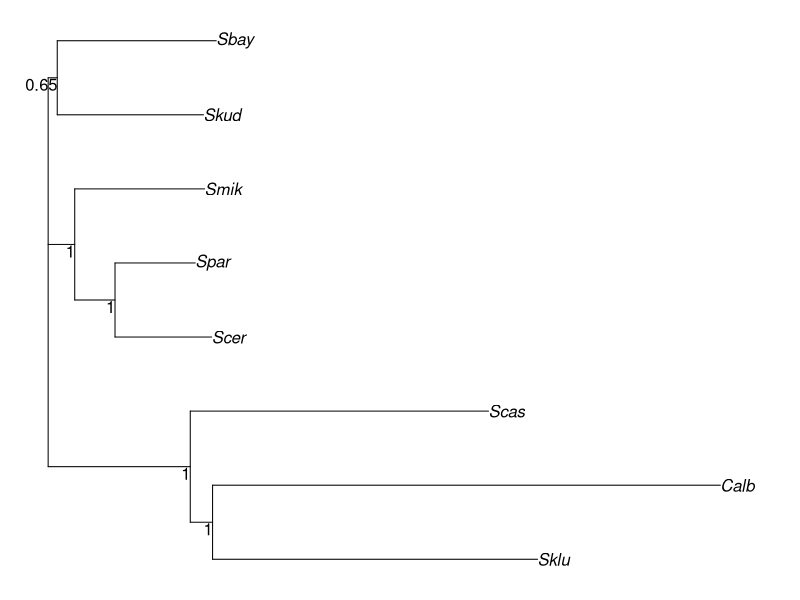
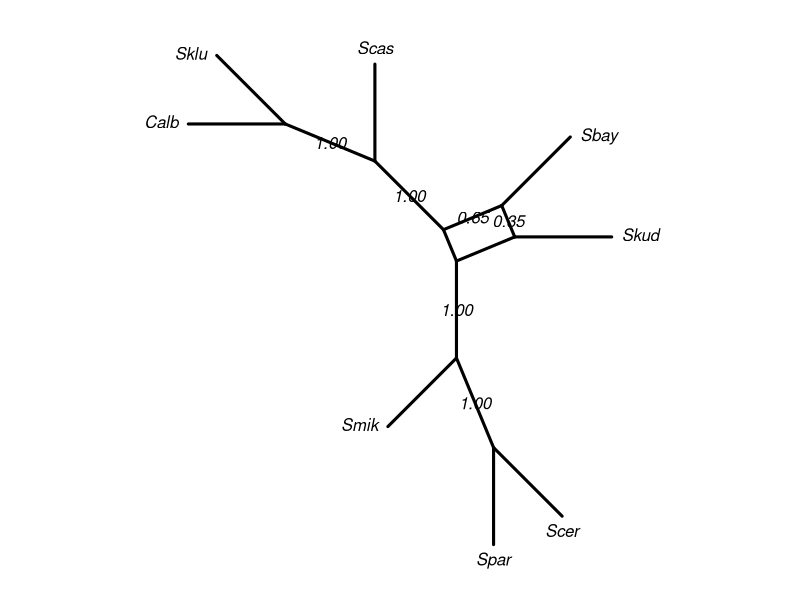
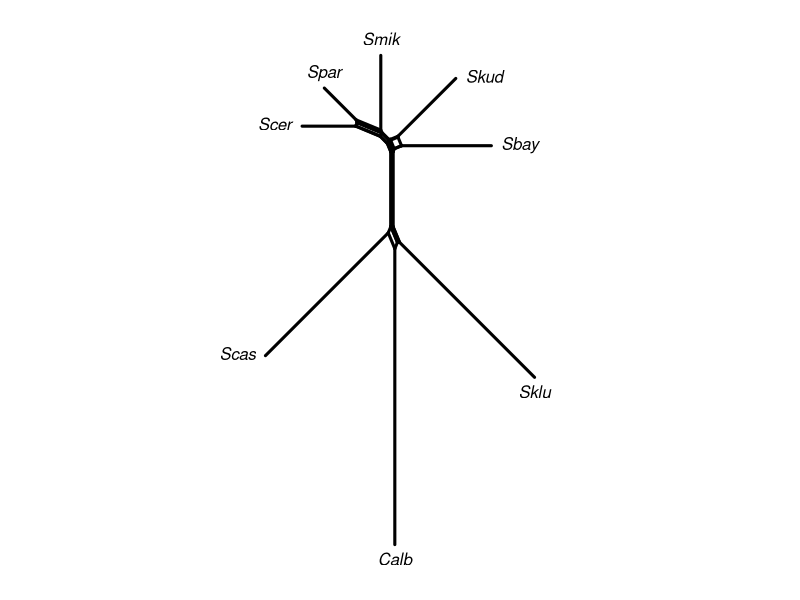
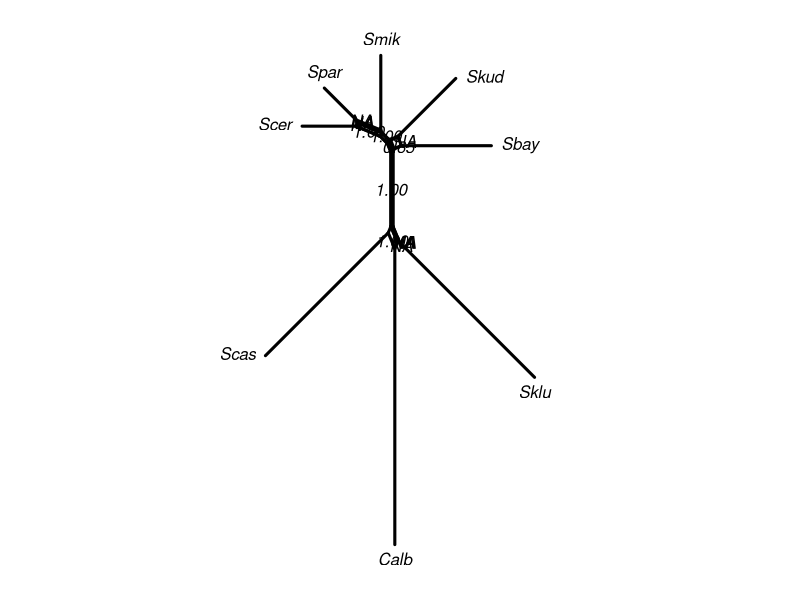
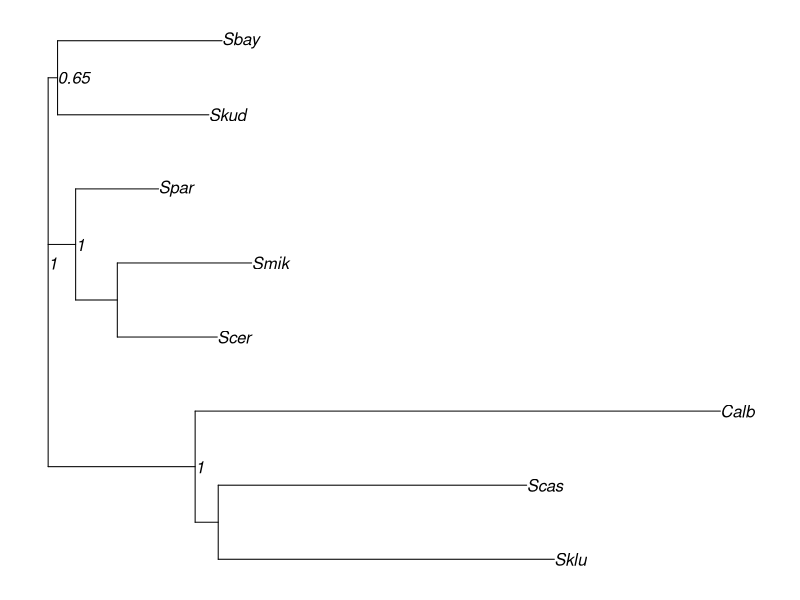

Write the R code that produced these figures, in order.
# Code example from 'Networx' vignette. See references/ for full tutorial.

## ----eval=TRUE----------------------------------------------------------------
library(phangorn)
data(Laurasiatherian)
data(yeast)

## ----eval=TRUE----------------------------------------------------------------
set.seed(1)
bs <- bootstrap.phyDat(yeast, FUN = function(x)nj(dist.hamming(x)), 
    bs=100)
tree <- nj(dist.hamming(yeast))
par("mar" = rep(1, 4))
tree <- plotBS(tree, bs, "phylogram")
cnet <- consensusNet(bs, .3)
plot(cnet, show.edge.label=TRUE)

## ----eval=FALSE---------------------------------------------------------------
#  plot(cnet, "3D")
#  # rotate 3d plot
#  play3d(spin3d(axis=c(0,1,0), rpm=6), duration=10)
#  # create animated gif file
#  movie3d(spin3d(axis=c(0,1,0), rpm=6), duration=10)

## ----eval=TRUE----------------------------------------------------------------
dm <- dist.hamming(yeast)
nnet <- neighborNet(dm)
par("mar" = rep(1, 4))
plot(nnet)

## ----eval=TRUE----------------------------------------------------------------
nnet <- addConfidences(nnet, tree)
par("mar" = rep(1, 4))
plot(nnet, show.edge.label=TRUE)

## ----eval=TRUE----------------------------------------------------------------
tree2 <- rNNI(tree, 2)
tree2 <- addConfidences(tree2, tree)
# several support values are missing
par("mar" = rep(1, 4))
plot(tree2, show.node.label=TRUE)

## ----eval=FALSE---------------------------------------------------------------
#  cnet <- nnls.networx(cnet, dm)
#  par("mar" = rep(1, 4))
#  plot(cnet, show.edge.label=TRUE)

## ----eval=TRUE----------------------------------------------------------------
sessionInfo()
